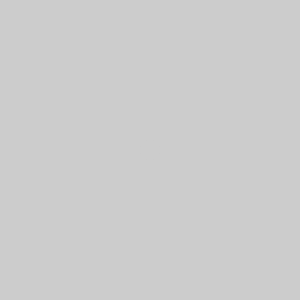
Frame 1 (no input)
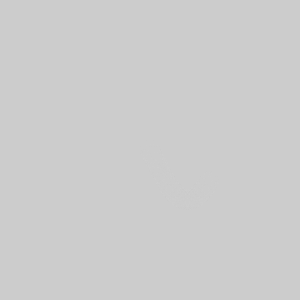
Frame 60 (the mouse pressed at the canvas centre just before this capture)
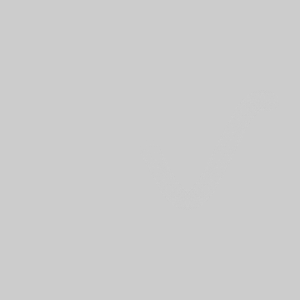
Frame 120 (the mouse held since frame 60 and released just before this capture)

The Processing sketch that drew these frames (run headless with seeded random() and noise(); from frame 60 on, the mouse is pressed at the canvas centre):

// Processing sketch: BrainGame
// ── BrainGame.pde
Radio R;
void setup() {
  size(300, 300);
  R = new Radio(width/2, height/2);
}

void draw() { 
  noStroke();
  fill(200, 20);
  rect(0, 0, width, height);
  R.show();
  R.update();
}

class Radio {
  float x, y, r, amp;
  int n = 2;
  Radio(float x, float y) {
    this.x = x;
    this.y = y;
    r = 10;
    amp = 50;
  }
  void show() {
    ellipse(x, y, 2*r, 2*r);
  }
  void update() {
    if (x>width)x=0;
    else x++;
    float ang = map(x, 0, width, 0, n*TWO_PI);
    y = height/2+amp*sin(ang);
  }
}
